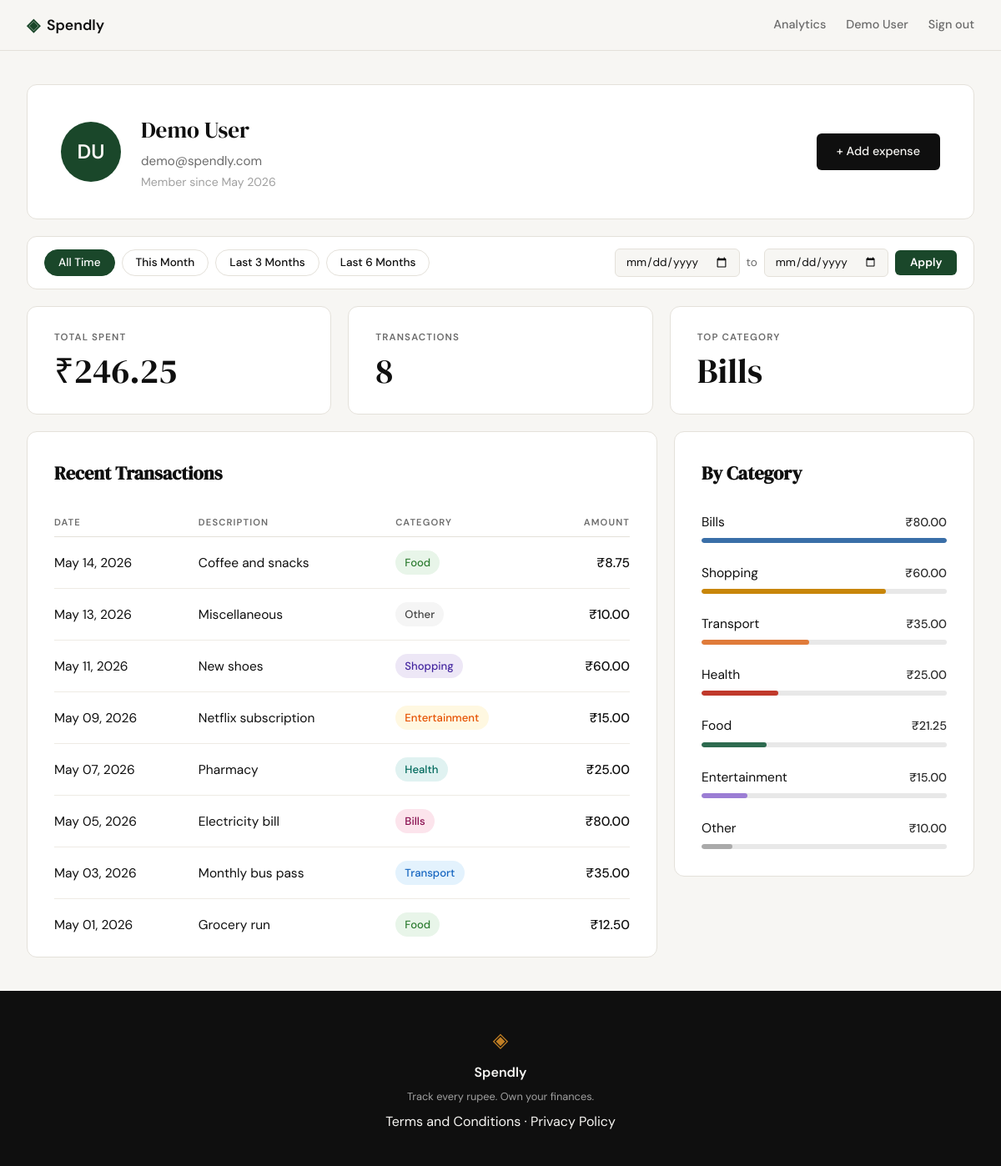
Screenshot of /profile (signed in) with the database file from the repository.
### tables this page shows
CREATE TABLE users (
            id            INTEGER PRIMARY KEY AUTOINCREMENT,
            name          TEXT    NOT NULL,
            email         TEXT    UNIQUE NOT NULL,
            password_hash TEXT    NOT NULL,
            created_at    TEXT    DEFAULT (datetime('now'))
        );

CREATE TABLE expenses (
            id          INTEGER PRIMARY KEY AUTOINCREMENT,
            user_id     INTEGER NOT NULL REFERENCES users(id),
            amount      REAL    NOT NULL,
            category    TEXT    NOT NULL,
            date        TEXT    NOT NULL,
            description TEXT,
            created_at  TEXT    DEFAULT (datetime('now'))
        );

### app.py (the view)
@app.route("/profile")
def profile():
    if not session.get("user_id"):
        return redirect(url_for("login"))
    uid = session["user_id"]
    _date_re = re.compile(r"^\d{4}-\d{2}-\d{2}$")
    from_date = request.args.get("from", "").strip()
    to_date = request.args.get("to", "").strip()
    preset = request.args.get("preset", "").strip()
    if from_date and not _date_re.match(from_date):
        from_date = ""
    if to_date and not _date_re.match(to_date):
        to_date = ""
    if preset not in {"month", "3months", "6months"}:
        preset = ""
    if from_date and to_date and from_date > to_date:
        flash("'From' date must be on or before 'To' date.", "error")
        from_date = to_date = ""
    user = get_user_by_id(uid)
    stats = get_summary_stats(uid, from_date=from_date or None, to_date=to_date or None)
    expenses = get_recent_transactions(uid, from_date=from_date or None, to_date=to_date or None)
    category_totals = get_category_breakdown(uid, from_date=from_date or None, to_date=to_date or None)
    return render_template(
        "profile.html",
        user=user,
        expenses=expenses,
        total=stats["total_spent"],
        transaction_count=stats["transaction_count"],
        top_category=stats["top_category"],
        category_totals=category_totals,
        from_date=from_date,
        preset=preset,
        to_date=to_date,
    )

### app.py (called while the page is built)
@app.template_filter("fmt_date")
def fmt_date(value):
    try:
        return datetime.strptime(value[:10], "%Y-%m-%d").strftime("%b %d, %Y")
    except Exception:
        return value

@app.template_filter("initials")
def initials(name):
    return "".join(w[0] for w in name.split() if w).upper()

@app.template_filter("inr")
def inr(value):
    return "{:,.2f}".format(value)

@app.template_filter("member_since")
def member_since(value):
    try:
        return datetime.strptime(value[:10], "%Y-%m-%d").strftime("%B %Y")
    except Exception:
        return value

### database/db.py (called while the page is built)
def get_db():
    conn = sqlite3.connect(DB_PATH)
    conn.row_factory = sqlite3.Row
    conn.execute("PRAGMA foreign_keys = ON")
    return conn

### database/queries.py (called while the page is built)
def _date_filter(from_date, to_date):
    if from_date and to_date:
        return "AND date BETWEEN ? AND ?", (from_date, to_date)
    return "", ()

def get_user_by_id(user_id):
    conn = get_db()
    try:
        row = conn.execute("SELECT * FROM users WHERE id = ?", (user_id,)).fetchone()
        return dict(row) if row else None
    finally:
        conn.close()

def get_recent_transactions(user_id, limit=10, from_date=None, to_date=None):
    clause, params = _date_filter(from_date, to_date)
    conn = get_db()
    try:
        rows = conn.execute(
            f"SELECT date, description, category, amount FROM expenses "
            f"WHERE user_id = ? {clause} ORDER BY date DESC, id DESC LIMIT ?",
            (user_id, *params, limit),
        ).fetchall()
        return [dict(r) for r in rows]
    finally:
        conn.close()

def get_summary_stats(user_id, from_date=None, to_date=None):
    clause, params = _date_filter(from_date, to_date)
    conn = get_db()
    try:
        row = conn.execute(
            f"SELECT COALESCE(SUM(amount), 0) AS total_spent, COUNT(*) AS transaction_count, "
            f"(SELECT category FROM expenses WHERE user_id = ? {clause} "
            f"GROUP BY category ORDER BY SUM(amount) DESC LIMIT 1) AS top_category "
            f"FROM expenses WHERE user_id = ? {clause}",
            (user_id, *params, user_id, *params),
        ).fetchone()
        return {
            "total_spent": row["total_spent"],
            "transaction_count": row["transaction_count"],
            "top_category": row["top_category"] or "—",
        }
    finally:
        conn.close()

### templates/profile.html (shortened to what this page needs)
{% extends "base.html" %}
{% block content %}
<div class="profile-page">
    <div class="profile-card">
        <div class="avatar">
            {{ user.name | initials }}
        </div>
        <div class="profile-info">
            <h2>{{ user.name }}</h2>
            <p class="email">{{ user.email }}</p>
            <p class="member-since">Member since {{ user.created_at | member_since }}</p>
        </div>
        <a href="{{ url_for('add_expense') }}" class="btn-primary">+ Add expense</a>
    </div>
    <form class="date-filter" method="get" action="{{ url_for('profile') }}" id="filter-form">
        <div class="filter-presets">
            <button type="button" class="preset-btn {% if not from_date and not to_date %}active{% endif %}"
                    onclick="applyPreset('all')">All Time</button>
            <button type="button" class="preset-btn {% if preset == 'month' %}active{% endif %}"
                    onclick="applyPreset('month')">This Month</button>
            <button type="button" class="preset-btn {% if preset == '3months' %}active{% endif %}"
                    onclick="applyPreset('3months')">Last 3 Months</button>
            <button type="button" class="preset-btn {% if preset == '6months' %}active{% endif %}"
                    onclick="applyPreset('6months')">Last 6 Months</button>
        </div>
        <div class="filter-custom">
            <input type="date" id="from" name="from" value="{{ from_date or '' }}">
            <span class="filter-to-label">to</span>
            <input type="date" id="to" name="to" value="{{ to_date or '' }}">
            <button type="submit" class="filter-btn">Apply</button>
        </div>
    </form>
    <div class="stats-row">
        <div class="stat-card">
            <div class="stat-label">Total Spent</div>
            <div class="stat-value">₹{{ total | inr }}</div>
        </div>
        <div class="stat-card">
            <div class="stat-label">Transactions</div>
            <div class="stat-value">{{ transaction_count }}</div>
        </div>
        <div class="stat-card">
            <div class="stat-label">Top Category</div>
            <div class="stat-value">{{ top_category or "—" }}</div>
        </div>
    </div>
    <div class="bottom-row">
    <div class="transactions-card">
        <h3>Recent Transactions</h3>
        {% if expenses %}
        <table class="tx-table">
            <thead>
                <tr>
                    <th>Date</th>
                    <th>Description</th>
                    <th>Category</th>
                    <th class="th-right">Amount</th>
                </tr>
            </thead>
            <tbody>
                {% for e in expenses %}
                <tr>
                    <td>{{ e.date | fmt_date }}</td>
                    <td>{{ e.description or "—" }}</td>
                    <td>
                        <span class="category-badge {{ e.category | lower }}">{{ e.category }}</span>
                    </td>
                    <td class="amount">₹{{ e.amount | inr }}</td>
                </tr>
                {% endfor %}
            </tbody>
        </table>
        {% else %}
        <p class="empty-state">No transactions yet.</p>
        {% endif %}
    </div>
    <div class="breakdown-card">
        <h3>By Category</h3>
        {% if category_totals %}
        {% set max_amt = category_totals[0][1] %}
        <div class="breakdown-list">
            {% for cat, amt in category_totals %}
            <div class="breakdown-row">
                <div class="breakdown-row-header">
                    <span class="cat-name">{{ cat }}</span>
                    <span class="breakdown-amount">₹{{ amt | inr }}</span>
                </div>
                <div class="breakdown-bar-track">
                    <div class="breakdown-bar {{ cat | lower }}" style="width: {{ (amt / max_amt * 100) | round(1) }}%"></div>
                </div>
            </div>
            {% endfor %}
        </div>
        {% else %}
        <p class="empty-state">No data yet.</p>
        {% endif %}
    </div>
    </div>
</div>
{% endblock %}

### templates/base.html (shortened to what this page needs)
<!DOCTYPE html>
<html lang="en">
<head>
    <link rel="stylesheet" href="{{ url_for('static', filename='css/style.css') }}">
</head>
<body>
    <nav class="navbar">
        <div class="nav-inner">
            <a href="{{ url_for('landing') }}" class="nav-brand">
                <span class="brand-icon">◈</span>
                <span class="brand-name">Spendly</span>
            </a>
            <div class="nav-links">
                {% if session.user_id %}
                    <a href="{{ url_for('analytics') }}" class="{% if request.endpoint == 'analytics' %}nav-active{% endif %}">Analytics</a>
                    <span class="nav-username">{{ session.user_name }}</span>
                    <a href="{{ url_for('logout') }}">Sign out</a>
                {% else %}
                    <a href="{{ url_for('login') }}">Sign in</a>
                    <a href="{{ url_for('register') }}" class="nav-cta">Get started</a>
                {% endif %}
            </div>
        </div>
    </nav>
    <main class="main-content">
        {% block content %}{% endblock %}
    </main>
    <footer class="footer">
        <div class="footer-inner">
            <span class="brand-icon">◈</span>
            <span class="footer-name">Spendly</span>
            <p class="footer-copy">Track every rupee. Own your finances.</p>
            <p><a href="{{ url_for('terms') }}">Terms and Conditions</a> · <a href="{{ url_for('privacy') }}">Privacy Policy</a></p>
        </div>
    </footer>
</body>
</html>

### rows the page displays
users: user_name "Demo User", name|initials "DU", name "Demo User", email "demo@spendly.com", created_at|member_since "May 2026"
expenses: category "Bills", date|fmt_date "May 05, 2026", description "Electricity bill", amount|inr "80.00", amount "80.00", {{ (amt / max_amt * 100) | round(1) }} 100.0 (drawn)
expenses: date|fmt_date "May 14, 2026", description "Coffee and snacks", category "Food", amount|inr "8.75"
expenses: date|fmt_date "May 13, 2026", description "Miscellaneous", category "Other", amount|inr "10.00", amount "10.00", {{ (amt / max_amt * 100) | round(1) }} 12.5 (drawn)
expenses: date|fmt_date "May 11, 2026", description "New shoes", category "Shopping", amount|inr "60.00", amount "60.00", {{ (amt / max_amt * 100) | round(1) }} 75.0 (drawn)
expenses: date|fmt_date "May 09, 2026", description "Netflix subscription", category "Entertainment", amount|inr "15.00", amount "15.00", {{ (amt / max_amt * 100) | round(1) }} 18.8 (drawn)
expenses: date|fmt_date "May 07, 2026", description "Pharmacy", category "Health", amount|inr "25.00", amount "25.00", {{ (amt / max_amt * 100) | round(1) }} 31.2 (drawn)
expenses: date|fmt_date "May 03, 2026", description "Monthly bus pass", category "Transport", amount|inr "35.00", amount "35.00", {{ (amt / max_amt * 100) | round(1) }} 43.8 (drawn)
expenses: date|fmt_date "May 01, 2026", description "Grocery run", category "Food", amount|inr "12.50"

### other values shown
{{ total | inr }} "246.25"
{{ transaction_count }} "8"
{{ cat }} "Food"
{{ amt | inr }} "21.25"
